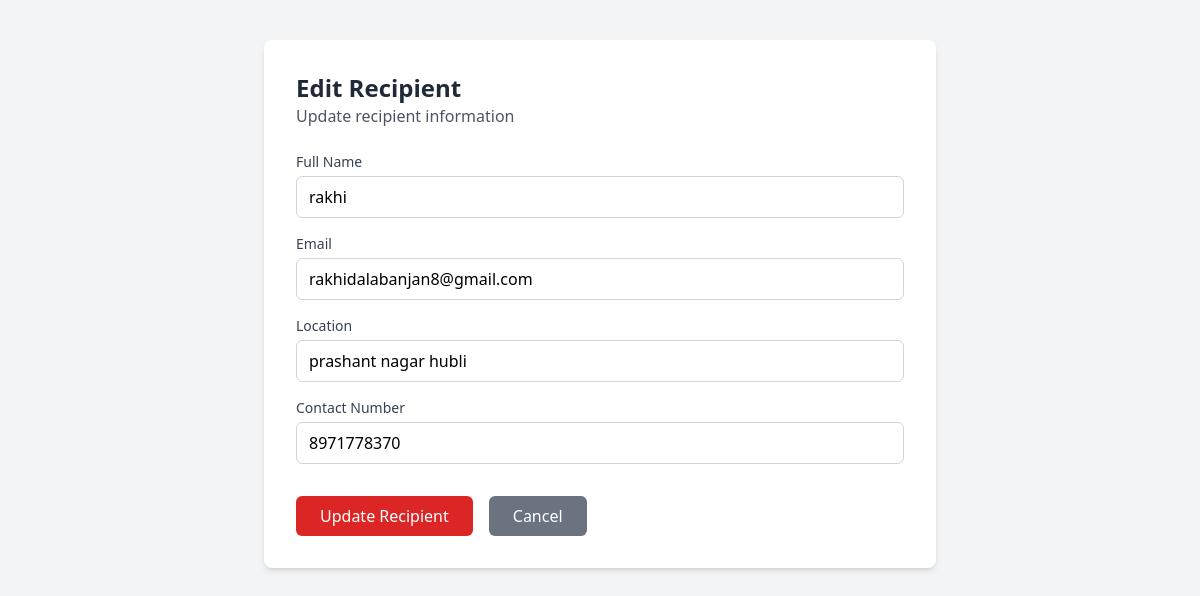
The app's page /admin/edit-receiver/1 (signed in) with its own data.
### app.py (models this page shows)
class Receiver(db.Model):
    id = db.Column(db.Integer, primary_key=True)
    name = db.Column(db.String(100), nullable=False)
    email = db.Column(db.String(100), unique=True, nullable=False)
    password = db.Column(db.String(200), nullable=False)
    location = db.Column(db.String(200), nullable=False)
    contact = db.Column(db.String(20), nullable=False)

### app.py (the view, shortened to what this page needs)
@app.route('/admin/edit-receiver/<int:receiver_id>', methods=['GET', 'POST'])
def admin_edit_receiver(receiver_id):
    if session.get('role') != 'admin':
        return redirect('/')
    receiver = Receiver.query.get_or_404(receiver_id)
    return render_template('admin_edit_receiver.html', receiver=receiver)

### templates/admin_edit_receiver.html (shortened to what this page needs)
<!DOCTYPE html>
<html lang="en">
<head>
    <script src="https://cdn.tailwindcss.com"></script>
</head>
<body class="bg-gray-100 min-h-screen">
    <div class="max-w-2xl mx-auto py-10">
        <div class="bg-white rounded-lg shadow-md p-8">
            <div class="mb-6">
                <h1 class="text-2xl font-bold text-gray-800">Edit Recipient</h1>
                <p class="text-gray-600">Update recipient information</p>
            </div>
            <form method="POST" class="space-y-4">
                <div>
                    <label class="block text-sm font-medium text-gray-700 mb-1">Full Name</label>
                    <input type="text" name="name" value="{{ receiver.name }}" required
                           class="w-full px-3 py-2 border border-gray-300 rounded-md focus:outline-none focus:ring-2 focus:ring-red-500">
                </div>
                <div>
                    <label class="block text-sm font-medium text-gray-700 mb-1">Email</label>
                    <input type="email" name="email" value="{{ receiver.email }}" required
                           class="w-full px-3 py-2 border border-gray-300 rounded-md focus:outline-none focus:ring-2 focus:ring-red-500">
                </div>
                <div>
                    <label class="block text-sm font-medium text-gray-700 mb-1">Location</label>
                    <input type="text" name="location" value="{{ receiver.location }}" required
                           placeholder="City, State, Pincode"
                           class="w-full px-3 py-2 border border-gray-300 rounded-md focus:outline-none focus:ring-2 focus:ring-red-500">
                </div>
                <div>
                    <label class="block text-sm font-medium text-gray-700 mb-1">Contact Number</label>
                    <input type="tel" name="contact" value="{{ receiver.contact }}" required
                           class="w-full px-3 py-2 border border-gray-300 rounded-md focus:outline-none focus:ring-2 focus:ring-red-500">
                </div>
                <div class="flex space-x-4 pt-4">
                    <button type="submit"
                            class="bg-red-600 text-white px-6 py-2 rounded-md hover:bg-red-700 focus:outline-none focus:ring-2 focus:ring-red-500">
                        Update Recipient
                    </button>
                    <a href="/admin-dashboard#receivers-section"
                       class="bg-gray-500 text-white px-6 py-2 rounded-md hover:bg-gray-600 focus:outline-none focus:ring-2 focus:ring-gray-500">
                        Cancel
                    </a>
                </div>
            </form>
        </div>
    </div>
</body>
</html>

### records on screen
Receiver: name "rakhi", email "rakhidalabanjan8@gmail.com", location "prashant nagar hubli", contact "8971778370"
